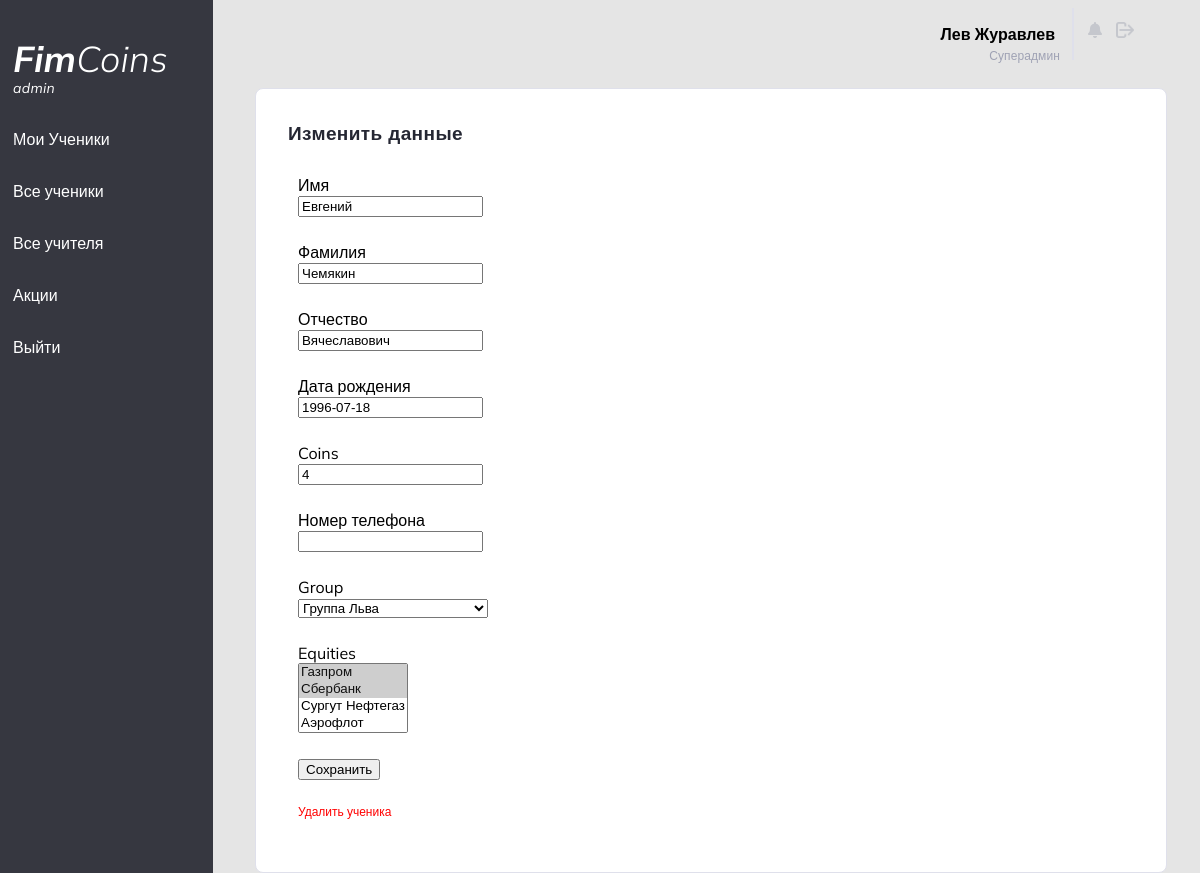
The app's page /fimcoinadmin/evvvve/edit (signed in) with its own data.
### mainCoins/models.py (models this page shows, shortened)
class TeachersInfo(models.Model):
    user_name = models.OneToOneField(User, on_delete=models.CASCADE)
    who_add_me = models.ForeignKey(User, related_name='who_add_me', on_delete=models.SET_NULL, null=True,)
    is_super_user = models.BooleanField("Суперадмин", default=False)
    slug = models.SlugField(max_length=150, null=True, blank=True, unique=True)
    email = models.EmailField("Адрес электронной почты", max_length=32, unique=True)
    name = models.CharField("Имя", blank=False, null=True, max_length=32)
    second_name = models.CharField("Фамилия", blank=False, null=True, max_length=32)
    phone_number = models.CharField("Номер телефона", blank=True, null=True, max_length=32)
    password = models.CharField("Пароль", blank=True, null=True, max_length=32, )
    group = models.ManyToManyField(Groups, blank=True)

class StudentsInfo(models.Model):
    user_name = models.OneToOneField(User, on_delete=models.CASCADE, null=True, blank=True)
    slug = models.SlugField(max_length=150, null=True, blank=True, unique=True)
    name = models.CharField("Имя", blank=False, null=True, max_length=32)
    second_name = models.CharField("Фамилия", blank=False, null=True, max_length=32)
    father_name = models.CharField("Отчество", blank=True, null=True, max_length=32)
    date_of_birth = models.DateField("Дата рождения", blank=True, null=True)
    phone_number = models.CharField("Номер телефона", blank=True, null=True, max_length=32)
    password = models.CharField("Password", blank=True, null=True, max_length=32)
    coins = models.IntegerField(default=0, validators=[MinValueValidator(0), MaxValueValidator(1000)])
    notifications = models.TextField("Уведомеления", blank=False, null=True, max_length=4000)
    STUDENT = 'ST'
    DELETED_USER = 'DU'
    GRADUATE = 'GR'
    STATUS_CHOICES = [(STUDENT, 'Ученик'), (DELETED_USER, 'Удаленный студент'), (GRADUATE, 'Выпускник')]
    status_name = models.CharField(blank=True, null=True, max_length=2, choices=STATUS_CHOICES, default=STUDENT, )
    group = models.ForeignKey(Groups, on_delete=models.SET_NULL, blank=True, null=True)
    equities = models.ManyToManyField(Equities, blank=True)

### mainCoins/views.py (the view, shortened to what this page needs)
# urls.py: path('fimcoinadmin/<str:slug>/edit', fimCoinEditStudent.as_view(), name='fimCoinAdminEditStudent'),
class fimCoinEditStudent(View):
    def get(self, request, slug):
        if chekingForTeacher(request):
            student = StudentsInfo.objects.get(slug=slug)
            bound_form = createStudentForm(instance=student)
            return render(request,
                          'mainCoins/fimCoinAdminEditStudent.html',
                          {"form": bound_form,
                           "student": student
                           })
        else:
            return redirect('/')

### mainCoins/form.py
class createStudentForm(forms.ModelForm):
    class Meta:
        model = StudentsInfo
        fields = ['name', 'second_name', 'father_name', 'date_of_birth', 'coins', 'phone_number', 'group', 'equities']

### mainCoins/models.py (called while the page is built)
    def __str__(self):
        return self.company_name

    def __str__(self):
        return self.group_name

### mainCoins/views.py (called while the page is built)
def chekingForTeacher(request):
    if request.user.is_authenticated:
        try:
            TeachersInfo.objects.get(user_name=request.user)
            return True
        except:
            return False

### mainCoins/templates/mainCoins/fimCoinAdminEditStudent.html (shortened to what this page needs)
{% extends 'mainCoins/baseAdmin.html' %}
{% block content %}
<div class="container">
    <div class="container-header">
        <h1 class="Today_s_trends_block_name">
            Изменить данные
        </h1>
    </div>
    <form action="{% url 'fimCoinAdminEditStudent' slug=student.slug%}" method="post" class="form">
        {% for field in form %}
            <p class="form_label"> {{ field.label }} </p>
            <p class="form_field"> {{ field }} </p>
        {% endfor %}
        <button type="submit"> Сохранить </button>
        <br>
        <br>
        <a href="{% url 'fimCoinAdminDeleteStudent' slug=student.slug%}" class="notUnderlineGrayLink form_label" style="color: red; margin-top:20px; font-size: 12px; "> Удалить ученика </a>
    </form>
    </div>
{% endblock %}

### mainCoins/templates/mainCoins/baseAdmin.html (shortened to what this page needs)
<!DOCTYPE html>
<html lang="ru">
<head>
    {% load static %}
    <link rel="stylesheet" type="text/css" href="{% static 'css/adminStyles.css' %}">
    <link rel="stylesheet" type="text/css" href="{% static 'css/addaptive-admin-styles.css' %}">
</head>
<body>
<div class="LeftMenu">
    <p id="title">
        <a href="/" class="notUnderlineLink">
            <span id="titlebold">Fim</span><span id="titlelight">Coins</span>
        </a>
        <p id="admintext">admin</p>
    </p>
    <a href="/", class="LeftMenu_a">Мои Ученики </a>
    <a href="/fimcoinadminAllStudents", class="LeftMenu_a">Все ученики</a>
    <a href="/fimcoinadminAllTeacher", class="LeftMenu_a">Все учителя</a>
    <a href="/fimcoinadminEquitiess", class="LeftMenu_a">Акции</a>
    <a href="logout", class="LeftMenu_a">Выйти</a>
</div>
<div class="main">
    <div class="Header">
    <div class="User_info">
        <a href="{% url 'teacherDetail' slug=request.user.teachersinfo.slug %}" style="color: black; text-decoration: none;">
            <p class="username"> {{request.user.teachersinfo.name}} {{request.user.teachersinfo.second_name}}</p>
        </a>
    </div>
    <div class="verticalLine"></div>
        {% if request.user.is_authenticated %}
    <div class="icons">
        {% if request.user.is_superuser %}
        <a href="/admin", class="notUnderlineLink">
            <img class ="icon"  id="notification" src="{% static 'icons/Vector.png' %}">
        </a>
        {% endif %}
        <a href="{% url 'logout' %}">
            <img class ="icon", id="logout"src="{% static 'icons/logOutIco.png' %}">
        </a>
    </div>
        {% endif %}
</div>
    {% if request.user.teachersinfo.is_super_user %}
        <p class="little_gray" style="text-align: right; margin-right: 122px; margin-top: -12px;" > Суперадмин </p>
    {% endif %}
{% block content %}
{% endblock %}
</div>
<div class="hamburger-menu">
    <ul class="menu__box">
      <li><a class="menu__item" href="/">Мои Ученики</a></li>
			<li><a class="menu__item" href="/fimcoinadminAllStudents">Все ученики</a></li>
			<li><a class="menu__item" href="/fimcoinadminAllTeacher">Все учителя</a></li>
			<li><a class="menu__item" href="/fimcoinadminEquitiess">Акции</a></li>
			<li><a class="menu__item" href="{% url 'logout' %}">Выйти</a></li>
    </ul>
  </div>
</body>
</html>

### static/css/adminStyles.css (style rules this page uses)
body { background-color: #E5E5E5; }
.LeftMenu { background-color: #363740; color: white; margin-top: 0px; font-family: 'Mulish', sans-serif; height: 100%; width: 200px; position: fixed; z-index: 1; top: 0; left: 0; overflow-x: hidden; padding-top: 20px; padding-left: 13px; }
.LeftMenu_a { padding-top: 16px; padding-bottom: 16px; text-decoration: none; font-size: 25px; color: white; display: block; font-style: normal; font-weight: normal; font-size: 16px; line-height: 20px; }
#admintext { font-style: italic; font-weight: normal; font-size: 14px; line-height: 18px; letter-spacing: 0.3px; margin-top: -18px; }
.notUnderlineLink { text-decoration: none; color: white; }
#titlebold { font-family: 'Mulish', sans-serif; font-style: italic; font-weight: bold; font-size: 36px; line-height: 45px; letter-spacing: 0.3px; }
#titlelight { font-family: 'Mulish', sans-serif; font-style: italic; font-weight: 300; font-size: 36px; letter-spacing: 0.3px; height: 36px; margin: 0px; }
.main { font-family: 'Mulish', sans-serif; margin-left: 220px; padding: 0px 10px; }
.Header { margin-left: 44px; margin-right: 44px; display: flex; }
.User_info { margin-left: auto; margin-right: 0; display: flex; text-align: right; font-style: normal; font-weight: bold; }
.verticalLine { border: 1px solid #DFE0EB; width: 0px; margin-left: 17px; }
.icons { width: 64px; text-align: center; }
.icon { width: 14px; height: 16px; margin-left: 10px; }
#notification { margin-top: 14px; width: 14px; height: 16px; }
#logout { width: 18px; height: 16px; }
.container { position: absolute; background-color: white; left: 255px; right: 33px; top: 88px; border: 1px solid #DFE0EB; box-sizing: border-box; border-radius: 8px; padding: 32px; margin-bottom: 18px; }
.Today_s_trends_block_name { font-family: 'Mulish', sans-serif; font-style: normal; font-weight: bold; font-size: 19px; line-height: 24px; margin: 0px; letter-spacing: 0.4px; color: #252733; }
.container-header { display: flex; }
.little_gray { margin: 0; font-family: 'Mulish', sans-serif; font-style: normal; font-weight: normal; font-size: 12px; line-height: 16px; letter-spacing: 0.1px; color: #9FA2B4; }
.notUnderlineGrayLink { text-decoration: none; color: #9FA2B4; margin: 0px; padding: 0px; }
.form_label { margin: 0px; margin-top: 10px; }
.form_field { margin: 0px; margin-bottom: 25px; }
.form { margin-top: 10px; margin-bottom: 10px; padding: 10px; }
a { text-decoration: none; color: black; }

### records on screen
StudentsInfo: form "Евгений" "Чемякин" "Вячеславович" "1996-07-18" "4" "Группа Льва"

### other values on screen
{{ request.user.teachersinfo.name }} "Лев"
{{ request.user.teachersinfo.second_name }} "Журавлев"
{{ field.label }} "Имя" "Фамилия" "Отчество" "Дата рождения" "Coins" "Номер телефона" "Group" "Equities"
